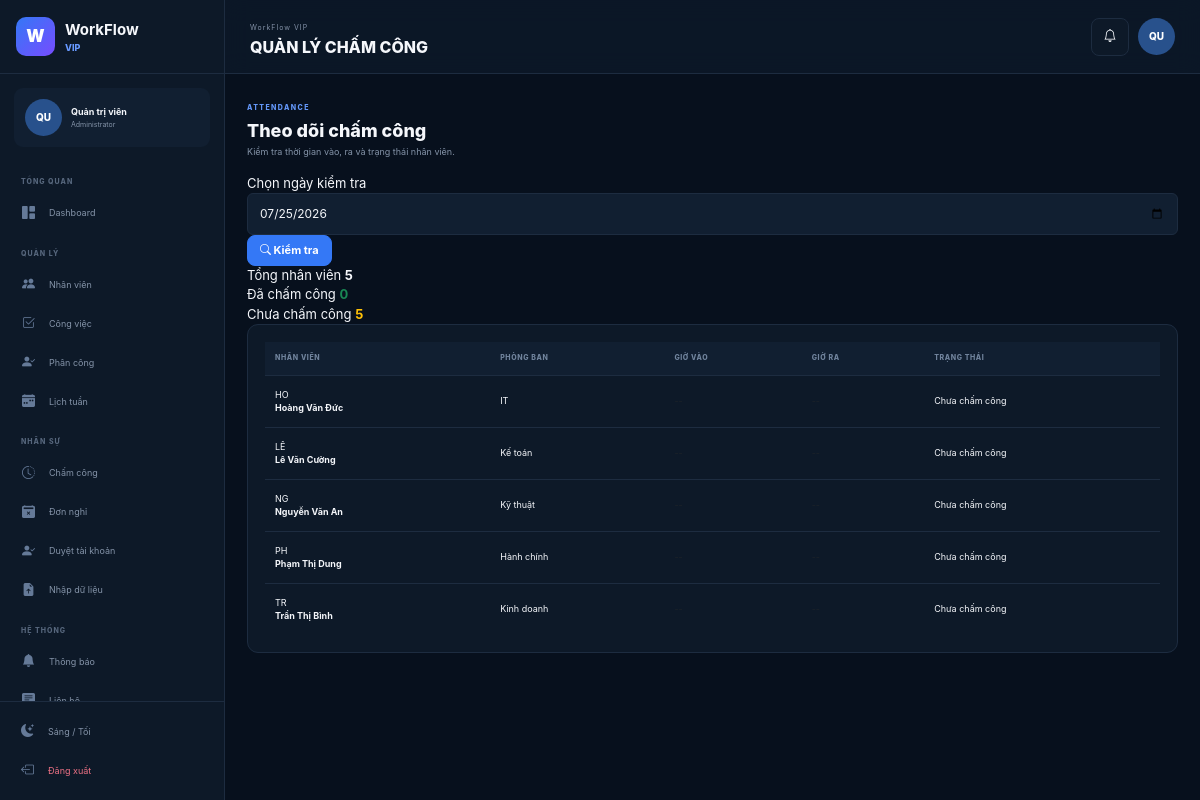
/schedule/attendance/admin (signed in), run on the app's committed database.
### app/models/user.py (models this page shows, shortened)
class User(UserMixin, db.Model):
    __tablename__ = "users"
    id = db.Column(
        db.Integer,
        primary_key=True
    )
    username = db.Column(
        db.String(80),
        unique=True,
        nullable=False
    )
    password_hash = db.Column(
        db.String(255),
        nullable=False
    )
    full_name = db.Column(
        db.String(120),
        nullable=False
    )
    role = db.Column(
        db.String(30),
        nullable=False,
        default="employee"
    )
    employee_id = db.Column(
        db.Integer,
        db.ForeignKey("employees.id"),
        unique=True,
        nullable=True
    )
    admin_code = db.Column(
        db.String(50),
        nullable=True
    )
    created_at = db.Column(
        db.DateTime,
        nullable=False,
        default=datetime.utcnow
    )
    employee = db.relationship(
        "Employee",
        back_populates="user"
    )

### app/models/employee.py (models this page shows, shortened)
class Employee(db.Model):
    __tablename__ = "employees"
    id = db.Column(
        db.Integer,
        primary_key=True
    )
    full_name = db.Column(
        db.String(120),
        nullable=False
    )
    email = db.Column(
        db.String(150),
        unique=True,
        nullable=False
    )
    phone = db.Column(
        db.String(30),
        nullable=True
    )
    address = db.Column(
        db.String(255),
        nullable=True
    )
    photo_path = db.Column(
        db.String(255),
        nullable=True
    )
    department = db.Column(
        db.String(100),
        nullable=False,
        default="Chưa cập nhật"
    )
    position = db.Column(
        db.String(100),
        nullable=True
    )
    hire_date = db.Column(
        db.Date,
        nullable=True,
        default=date.today
    )
    skills = db.Column(
        db.Text,
        nullable=True
    )
    active = db.Column(
        db.Boolean,
        nullable=False,
        default=True
    )
    user = db.relationship(
        "User",
        back_populates="employee",
        uselist=False
    )
    schedules = db.relationship(
        "Schedule",
        back_populates="employee",
        cascade="all, delete-orphan"
    )
    attendances = db.relationship(
        "Attendance",
        back_populates="employee",
        cascade="all, delete-orphan"
    )
    leave_requests = db.relationship(
        "LeaveRequest",
        back_populates="employee",
        cascade="all, delete-orphan"
    )

### app/routes/schedule.py (the view)
@schedule_bp.route(
    "/attendance/admin"
)
@login_required
@admin_required
def attendance_admin():
    selected_date_text = (
        request.args
        .get(
            "date",
            date.today().isoformat(),
        )
        .strip()
    )
    try:
        selected_date = date.fromisoformat(
            selected_date_text
        )
    except ValueError:
        selected_date = date.today()
        selected_date_text = (
            selected_date.isoformat()
        )
    employees = (
        Employee.query
        .filter_by(active=True)
        .order_by(
            Employee.full_name.asc()
        )
        .all()
    )
    records = (
        Attendance.query
        .filter(
            Attendance.work_date
            == selected_date
        )
        .all()
    )
    attendance = {
        item.employee_id: item
        for item in records
    }
    return render_template(
        "schedule/attendance_admin.html",
        employees=employees,
        attendance=attendance,
        selected_date=selected_date_text,
    )

### app/__init__.py (called while the page is built)
@login_manager.user_loader
def load_user(user_id):
    from app.models import User
    return db.session.get(
        User,
        int(user_id)
    )

### app/routes/__init__.py (called while the page is built)
def admin_required(function):
    @wraps(function)
    def decorated_function(*args, **kwargs):
        if (
            not current_user.is_authenticated
            or current_user.role != "admin"
        ):
            abort(403)
        return function(*args, **kwargs)
    return decorated_function

### app/templates/schedule/attendance_admin.html (shortened to what this page needs)
{% extends "base.html" %}
{% block page_title %}
QUẢN LÝ CHẤM CÔNG
{% endblock %}
{% block content %}
<div class="module-header">
    <div>
        <span class="dashboard-eyebrow">
            ATTENDANCE
        </span>
        <h3>
            Theo dõi chấm công
        </h3>
        <p>
            Kiểm tra thời gian vào,
            ra và trạng thái nhân viên.
        </p>
    </div>
</div>
<div class="attendance-filter-card">
    <form method="get">
        <label>
            Chọn ngày kiểm tra
        </label>
        <input
            type="date"
            class="form-control"
            name="date"
            value="{{ selected_date }}"
        >
        <button
            class="btn btn-primary"
            type="submit"
        >
            <i class="bi bi-search"></i>
            Kiểm tra
        </button>
    </form>
</div>
{% set checked_count = attendance|length %}
{% set total_count = employees|length %}
<div class="attendance-admin-summary">
    <div>
        <span>
            Tổng nhân viên
        </span>
        <strong>
            {{ total_count }}
        </strong>
    </div>
    <div>
        <span>
            Đã chấm công
        </span>
        <strong class="text-success">
            {{ checked_count }}
        </strong>
    </div>
    <div>
        <span>
            Chưa chấm công
        </span>
        <strong class="text-warning">
            {{
                total_count
                - checked_count
            }}
        </strong>
    </div>
</div>
<div class="content-card">
    <div class="table-responsive">
        <table class="table workflow-table">
            <thead>
                <tr>
                    <th>
                        Nhân viên
                    </th>
                    <th>
                        Phòng ban
                    </th>
                    <th>
                        Giờ vào
                    </th>
                    <th>
                        Giờ ra
                    </th>
                    <th>
                        Trạng thái
                    </th>
                </tr>
            </thead>
            <tbody>
                {% for employee in employees %}
                {% set record =
                    attendance.get(
                        employee.id
                    )
                %}
                <tr>
                    <td>
                        <div class="employee-cell">
                            <div class="employee-list-avatar">
                                {{
                                    employee.full_name[:2]
                                    | upper
                                }}
                            </div>
                            <strong>
                                {{ employee.full_name }}
                            </strong>
                        </div>
                    </td>
                    <td>
                        {{ employee.department }}
                    </td>
                    <td>
                        {% if record and record.check_in %}
                        <strong class="attendance-time">
                            {{
                                record.check_in.strftime(
                                    "%H:%M:%S"
                                )
                            }}
                        </strong>
                        {% else %}
                        <span class="text-body-secondary">
                        </span>
                        {% endif %}
                    </td>
                    <td>
                        {% if record and record.check_out %}
                        <strong class="attendance-time">
                            {{
                                record.check_out.strftime(
                                    "%H:%M:%S"
                                )
                            }}
                        </strong>
                        {% else %}
                        <span class="text-body-secondary">
                        </span>
                        {% endif %}
                    </td>
                    <td>
                        {% if not record %}
                        <span class="status-badge status-off">
                            Chưa chấm công
                        </span>
                        {% elif record.status == "Đi trễ" %}
                        <span class="status-badge status-wait">
                            <i class="bi bi-exclamation-circle-fill"></i>
                            Đi trễ
                        </span>
                        {% else %}
                        <span class="status-badge status-success">
                            <i class="bi bi-check-circle-fill"></i>
                            {{ record.status }}
                        </span>
                        {% endif %}
                    </td>
                </tr>
                {% endfor %}
            </tbody>
        </table>
    </div>
</div>
{% endblock %}

### app/templates/base.html (shortened to what this page needs)
<!DOCTYPE html>
<html lang="vi" data-theme="dark">
<head>
    <link
        href="https://cdn.jsdelivr.net/npm/bootstrap@5.3.3/dist/css/bootstrap.min.css"
        rel="stylesheet"
    >
    <link
        href="https://cdn.jsdelivr.net/npm/bootstrap-icons@1.11.3/font/bootstrap-icons.min.css"
        rel="stylesheet"
    >
    <link
        rel="stylesheet"
        href="{{ url_for('static', filename='css/app.css') }}"
    >
</head>
<body>
{% if current_user.is_authenticated %}
<div class="app-layout">
    <aside class="sidebar">
        <div class="sidebar-brand">
            <div class="brand-logo">
                W
            </div>
            <div>
                <strong>
                    WorkFlow
                </strong>
                <span>
                    VIP
                </span>
            </div>
        </div>
        <div class="sidebar-user">
            <div class="sidebar-avatar">
                {{
                    current_user.full_name[:2]
                    | upper
                }}
            </div>
            <div>
                <strong>
                    {{ current_user.full_name }}
                </strong>
                <span>
                    {% if current_user.role == "admin" %}
                    Administrator
                    {% else %}
                    Employee
                    {% endif %}
                </span>
            </div>
        </div>
        <nav class="sidebar-nav">
            {% if current_user.role == "admin" %}
            <span class="sidebar-section-title">
                TỔNG QUAN
            </span>
            <a
                href="{{ url_for('dashboard.admin') }}"
                class="sidebar-link"
            >
                <i class="bi bi-grid-1x2-fill"></i>
                Dashboard
            </a>
            <span class="sidebar-section-title">
                QUẢN LÝ
            </span>
            <a
                href="{{ url_for('employee.index') }}"
                class="sidebar-link"
            >
                <i class="bi bi-people-fill"></i>
                Nhân viên
            </a>
            <a
                href="{{ url_for('task.index') }}"
                class="sidebar-link"
            >
                <i class="bi bi-check2-square"></i>
                Công việc
            </a>
            <a
                href="{{ url_for('schedule.index') }}"
                class="sidebar-link"
            >
                <i class="bi bi-person-check-fill"></i>
                Phân công
            </a>
            <a
                href="{{ url_for('schedule.week') }}"
                class="sidebar-link"
            >
                <i class="bi bi-calendar-week-fill"></i>
                Lịch tuần
            </a>
            <span class="sidebar-section-title">
                NHÂN SỰ
            </span>
            <a
                href="{{ url_for('schedule.attendance_admin') }}"
                class="sidebar-link"
            >
                <i class="bi bi-clock-history"></i>
                Chấm công
            </a>
            <a
                href="{{ url_for('schedule.leave_admin') }}"
                class="sidebar-link"
            >
                <i class="bi bi-calendar2-x-fill"></i>
                Đơn nghỉ
            </a>
            <a
                href="{{ url_for('employee.approvals') }}"
                class="sidebar-link"
            >
                <i class="bi bi-person-check-fill"></i>
                Duyệt tài khoản
            </a>
            <a
                href="{{ url_for('employee.import_data') }}"
                class="sidebar-link"
            >
                <i class="bi bi-file-earmark-arrow-up-fill"></i>
                Nhập dữ liệu
            </a>
            <span class="sidebar-section-title">
                HỆ THỐNG
            </span>
            <a
                href="{{ url_for('dashboard.notifications') }}"
                class="sidebar-link"
            >
                <i class="bi bi-bell-fill"></i>
                Thông báo
            </a>
            <a
                href="{{ url_for('dashboard.contact') }}"
                class="sidebar-link"
            >
                <i class="bi bi-chat-left-text-fill"></i>
                Liên hệ
            </a>
            {% endif %}
        </nav>
        <div class="sidebar-bottom">
            <button
                type="button"
                class="sidebar-link theme-toggle"
            >
                <i class="bi bi-moon-stars-fill theme-icon"></i>
                Sáng / Tối
            </button>
            <a
                href="{{ url_for('auth.logout') }}"
                class="sidebar-link sidebar-logout"
            >
                <i class="bi bi-box-arrow-left"></i>
                Đăng xuất
            </a>
        </div>
    </aside>
    <main class="main-area">
        <header class="topbar">
            <div>
                <span class="topbar-small">
                    WorkFlow VIP
                </span>
                <h1>
                    {% block page_title %}{% endblock %}
                </h1>
            </div>
            <div class="topbar-right">
                <a
                    href="{{ url_for('dashboard.notifications') }}"
                    class="topbar-button"
                >
                    <i class="bi bi-bell"></i>
                </a>
                <div class="topbar-avatar">
                    {{
                        current_user.full_name[:2]
                        | upper
                    }}
                </div>
            </div>
        </header>
        <section class="page-content">
            {% block content %}
            {% endblock %}
        </section>
    </main>
</div>
{% endif %}
</body>
</html>

### data on the page
User: full_name "QU", full_name "Quản trị viên"
Employee: full_name "HO", full_name "Hoàng Văn Đức", department "IT"
Employee: full_name "LÊ", full_name "Lê Văn Cường", department "Kế toán"
Employee: full_name "NG", full_name "Nguyễn Văn An", department "Kỹ thuật"
Employee: full_name "PH", full_name "Phạm Thị Dung", department "Hành chính"
Employee: full_name "TR", full_name "Trần Thị Bình", department "Kinh doanh"

### other printed values
{{ total_count }} "5"
{{ checked_count }} "0"
{{ total_count
                - checked_count }} "5"
